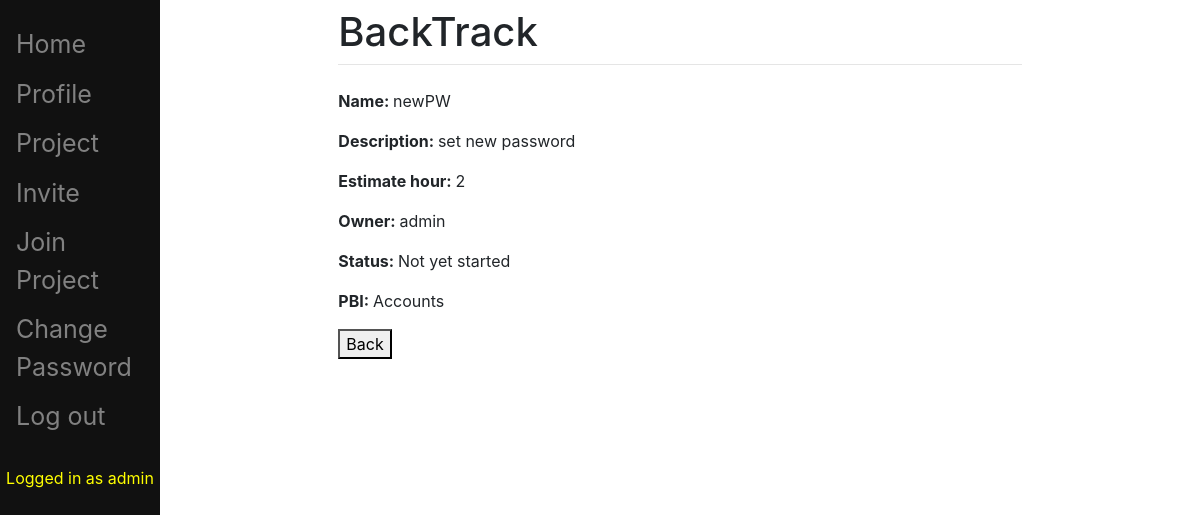
Before: /pbi/viewTask/27/ (signed in) with the older database file.
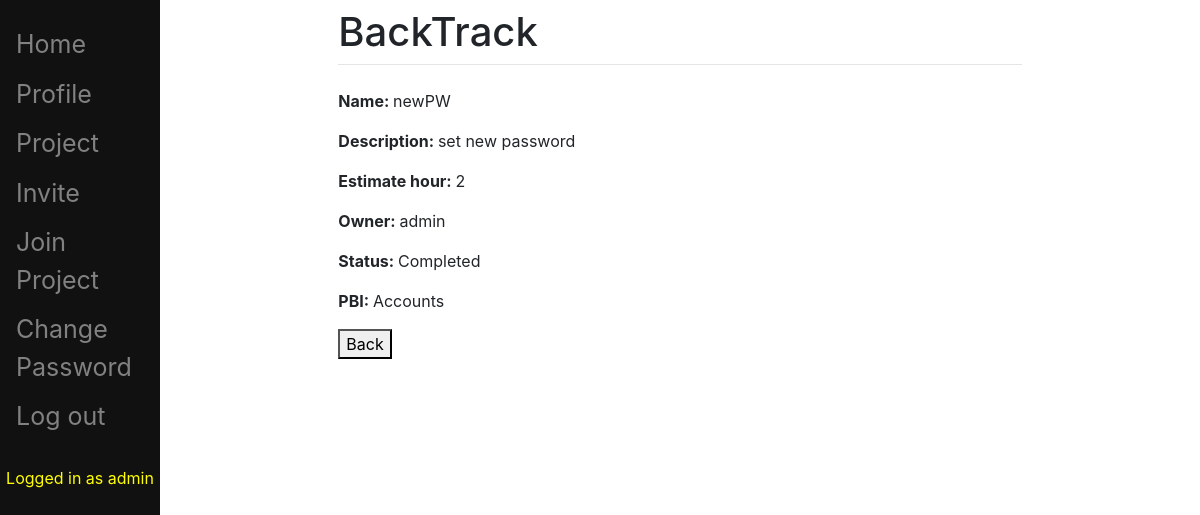
After: the same page with the newer database file.
### pbi/models.py (models this page shows, shortened)
class Task(models.Model):
	STAT = (
		('Completed', 'Completed'),
		('In Progress', 'In Progress'),
		('Not yet started', 'Not yet started'),
	)
	name = models.CharField(max_length=200)
	description = models.CharField(max_length=200)
	hour = models.PositiveIntegerField(blank=True, null=True)
	status = models.CharField(choices=STAT, default='Not yet started', max_length=200)
	create_at = models.DateTimeField(blank=True, default=timezone.now, editable=False)
	item = models.ForeignKey(Item,on_delete=models.CASCADE,blank=True, null=True)
	sprint = models.ForeignKey(Sprint,on_delete=models.CASCADE,blank=True, null=True)
	person = models.ForeignKey(Person, on_delete=models.SET_NULL, blank=True, null=True)

class Person(models.Model):
	STAT = (
		('Product Owner', 'Product Owner'),
		('Scrum Master', 'Scrum Master'),
		('Manager', 'Manager'),
		('Developer', 'Developer'),
	)
	user = models.OneToOneField(User, on_delete=models.CASCADE, blank=True, null=True)
	role = models.CharField(choices=STAT, max_length=200, blank=True, null=True)
	project = models.ForeignKey(Project, on_delete=models.CASCADE, blank=True, null=True)
	chosen = models.PositiveIntegerField(default=1)

class Item(models.Model):
	STAT = (
		('Completed', 'Completed'),
		('In Progress', 'In Progress'),
		('Not yet started', 'Not yet started'),
		('Not finished', 'Not finished'),
	)
	order = models.PositiveIntegerField()
	oldOrder = models.PositiveIntegerField(blank=True, null=True)
	name = models.CharField(max_length=200)
	description = models.CharField(max_length=200)
	remaining_sprint_size = models.PositiveIntegerField(blank=True, null=True)
	estimate_of_story_point = models.PositiveIntegerField()
	cumulative_story_point = models.PositiveIntegerField(default=0, editable=False)
	status = models.CharField(choices=STAT, default='Not yet started', max_length=200)
	last_modified = models.DateTimeField(auto_now=True, auto_now_add=False, blank=True)
	create_at = models.DateTimeField(blank=True, default=timezone.now, editable=False)
	project = models.ForeignKey(Project, on_delete=models.CASCADE, null=True)
	sprint = models.ForeignKey(Sprint, on_delete=models.SET_NULL, blank=True, null=True)
	added = models.BooleanField(default=False, editable=False)
	def __str__(self):
		return self.name

### pbi/views.py (the view)
class TaskView(LoginRequiredMixin, TemplateView):
    login_url = '/pbi/login/'
    redirect_field_name = 'redirect_to'
    template_name = 'task_view.html'
    def get_context_data(self, **kwargs):
        task = self.kwargs['task']
        context = super().get_context_data(**kwargs)
        t = Task.objects.get(pk=task)
        u = self.request.user
        personCheck = Person.objects.get(user = u)
        if t.item.project != personCheck.project:
            context['person'] = personCheck
            return context
        context['task'] = t
        context['person1'] = personCheck
        return context

### templates/task_view.html (shortened to what this page needs)
{% extends "main/base.html" %}
{% block content %}
{% if person == NONE %}
<p><b>Name: </b>{{ task.name }}</p>
<p><b>Description: </b>{{ task.description }}</p>
<p><b>Estimate hour: </b>{{ task.hour }}</p>
<p><b>Owner: </b>{{ task.person.user.username }}</p>
<p><b>Status: </b>{{ task.status }}</p>
<p><b>PBI: </b>{{ task.item }}</p>
<button onclick="window.history.back();" value="Back" type="reset">Back</button>
{% else %}
	<p>Restricted Access</p>
{% endif %}
{% endblock %}

Changed rows visible on the page:
changed Task "newPW": status "Not yet started" → "Completed"
